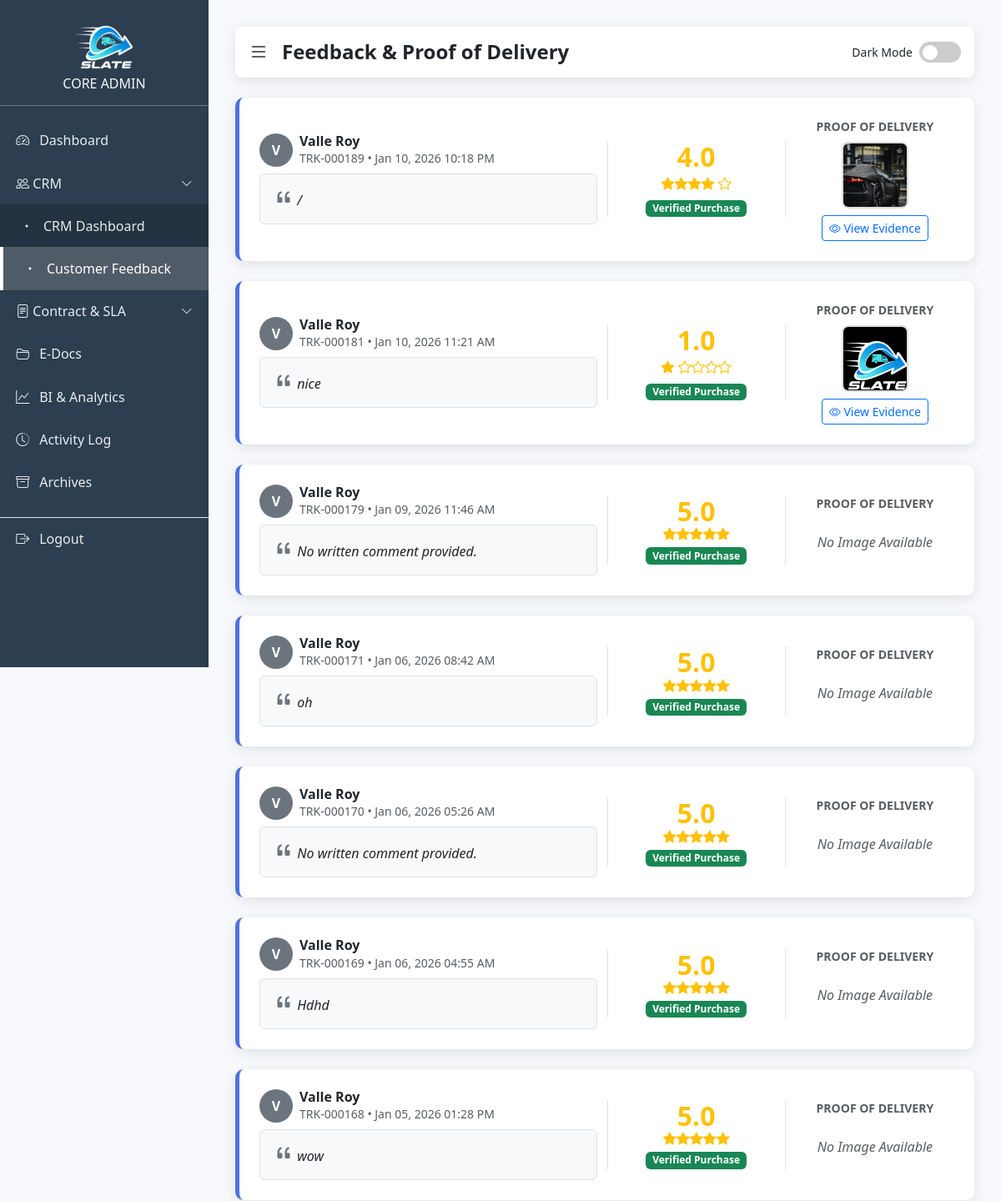
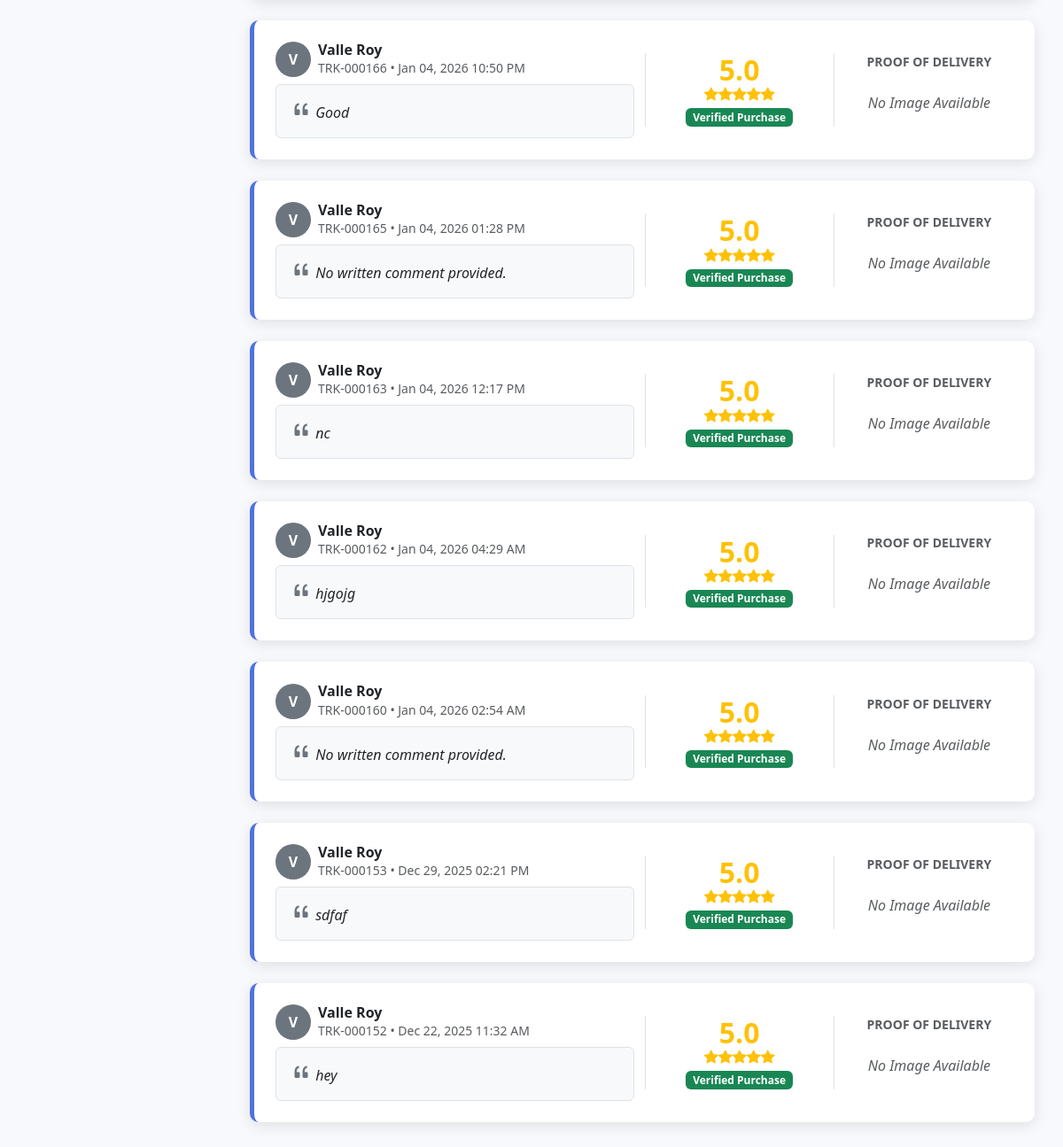
The app's page /customer_feedback.php (signed in), older data (2 pictures, top to bottom).
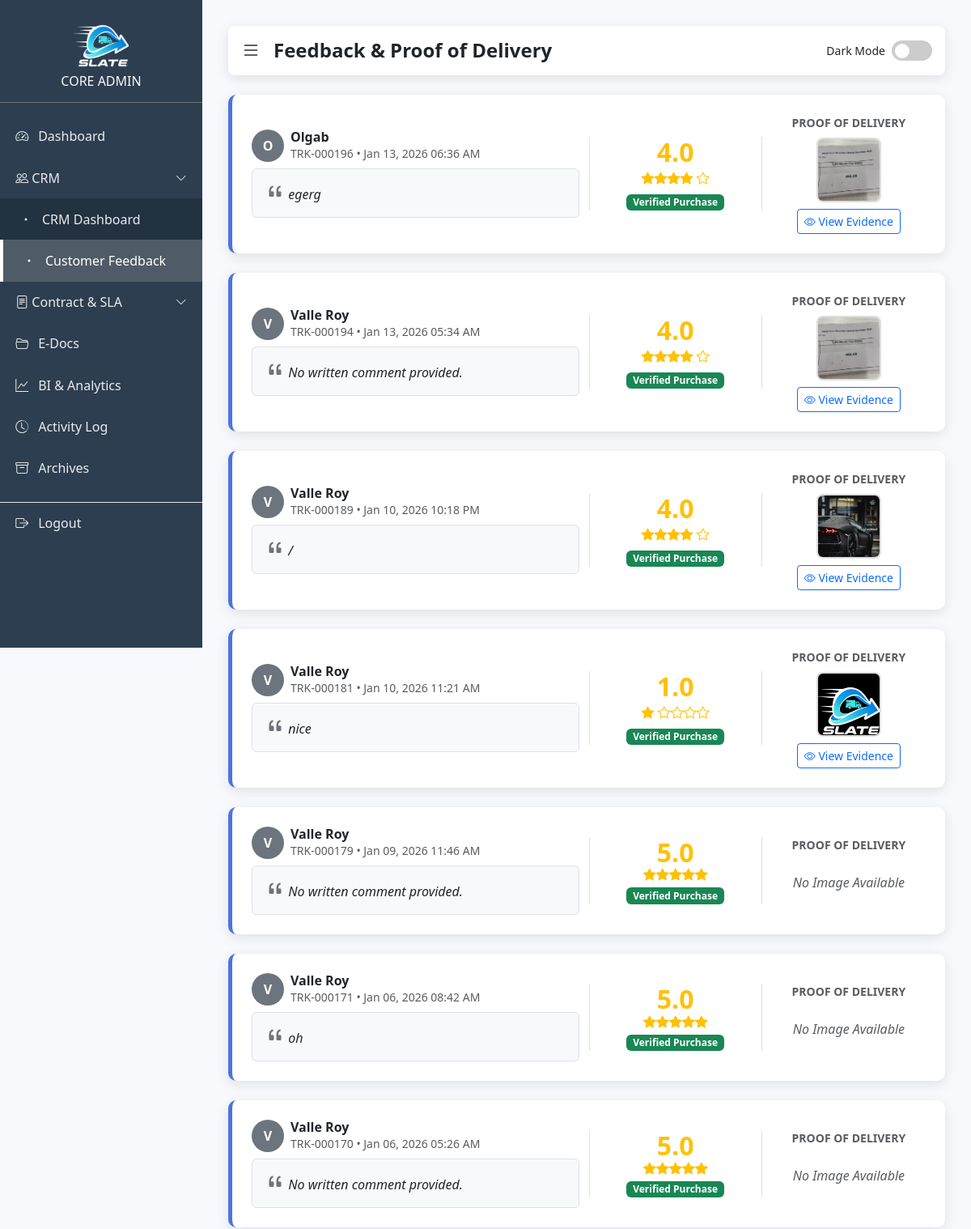
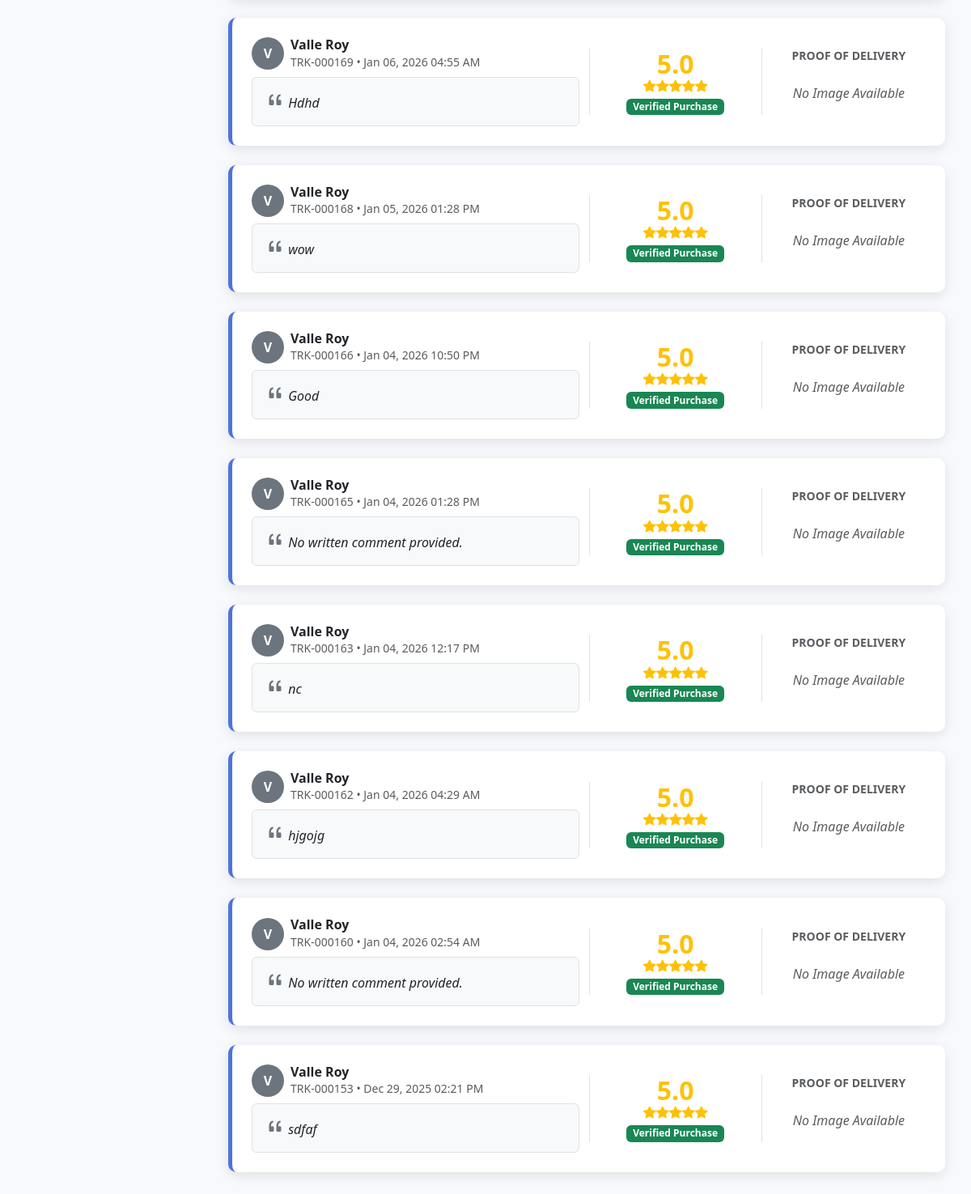
The same page, newer data (2 pictures, top to bottom).
### tables this page shows
CREATE TABLE `shipments` (
  `id` int(11) NOT NULL,
  `contract_number` varchar(50) DEFAULT NULL,
  `user_id` int(11) NOT NULL,
  `sender_name` varchar(100) NOT NULL,
  `sender_contact` varchar(50) DEFAULT NULL,
  `receiver_name` varchar(100) NOT NULL,
  `receiver_contact` varchar(50) DEFAULT NULL,
  `origin_address` varchar(255) DEFAULT NULL,
  `destination_address` varchar(255) DEFAULT NULL,
  `specific_address` text DEFAULT NULL,
  `address` varchar(255) DEFAULT NULL,
  `weight` decimal(10,2) NOT NULL,
  `package_type` varchar(50) DEFAULT NULL,
  `package_description` text NOT NULL,
  `distance_km` decimal(10,2) DEFAULT 0.00,
  `price` decimal(10,2) DEFAULT 0.00,
  `sla_agreement` text DEFAULT NULL,
  `payment_method` varchar(50) DEFAULT 'Unspecified',
  `bank_name` varchar(50) DEFAULT NULL,
  `status` varchar(50) DEFAULT 'Pending',
  `sla_status` enum('Met','Breached','Pending') DEFAULT 'Pending',
  `proof_image` varchar(255) DEFAULT NULL,
  `created_at` timestamp NOT NULL DEFAULT current_timestamp(),
  `ip_address` varchar(45) DEFAULT NULL,
  `ai_estimated_time` varchar(100) DEFAULT 'Calculating...',
  `target_delivery_date` datetime DEFAULT NULL,
  `rating` int(11) DEFAULT 0,
  `feedback_text` text DEFAULT NULL,
  `destination_island` varchar(50) DEFAULT 'Luzon'
);

CREATE TABLE `accounts` (
  `id` int(11) NOT NULL,
  `username` varchar(255) DEFAULT NULL,
  `email` varchar(100) NOT NULL,
  `phone_number` varchar(20) DEFAULT NULL,
  `gender` enum('Male','Female','Other') DEFAULT NULL,
  `password` varchar(255) DEFAULT NULL,
  `profile_image` varchar(255) DEFAULT NULL,
  `role` enum('admin','user') DEFAULT 'user',
  `created_at` timestamp NOT NULL DEFAULT current_timestamp(),
  `otp_hash` varchar(255) DEFAULT NULL,
  `otp_expires_at` datetime DEFAULT NULL,
  `otp_attempts` int(11) DEFAULT 0,
  `last_otp_sent_at` datetime NOT NULL DEFAULT current_timestamp()
);

### customer_feedback.php (the view, shortened to what this page needs)
<?php
include("connection.php");
$sql = "SELECT s.id, s.rating, s.feedback_text, s.proof_image, s.created_at, s.status, a.username, a.username
        FROM shipments s
        JOIN accounts a ON s.user_id = a.id
        WHERE s.rating > 0
        ORDER BY s.created_at DESC";
$result = $conn->query($sql);
?>
<!DOCTYPE html>
<html lang="en">
<head>
  <link href="https://cdn.jsdelivr.net/npm/bootstrap@5.3.3/dist/css/bootstrap.min.css" rel="stylesheet">
  <link rel="stylesheet" href="https://cdn.jsdelivr.net/npm/bootstrap-icons@1.11.3/font/bootstrap-icons.css">
</head>
<body>
  <div class="sidebar" id="sidebar">
    <div>
      <div class="text-center p-3 border-bottom border-secondary">
        <img src="Remorig.png" alt="Logo" style="width: 100px;">
        <h6 class="mt-2 mb-0 text-light">CORE ADMIN</h6>
      </div>
      <nav class="mt-3">
        <a href="admin.php"><i class="bi bi-speedometer2"></i> Dashboard</a>
        <a href="#crmSubmenu" data-bs-toggle="collapse" class="d-flex justify-content-between">
            <span><i class="bi bi-people"></i> CRM</span><i class="bi bi-chevron-down small"></i>
        </a>
        <div class="collapse show" id="crmSubmenu" style="background: rgba(0,0,0,0.2);">
            <a href="CRM.php" class="ps-4"><i class="bi bi-dot"></i> CRM Dashboard</a>
            <a href="customer_feedback.php" class="ps-4 active"><i class="bi bi-dot"></i> Customer Feedback</a>
        </div>
        <a href="#csmSubmenu" data-bs-toggle="collapse" class="d-flex justify-content-between">
            <span><i class="bi bi-file-text"></i> Contract & SLA</span><i class="bi bi-chevron-down small"></i>
        </a>
        <a href="E-Doc.php"><i class="bi bi-folder2-open"></i> E-Docs</a>
        <a href="BIFA.php"><i class="bi bi-graph-up"></i> BI & Analytics</a>
        <a href="activity-log.php"><i class="bi bi-clock-history"></i> Activity Log</a>
        <a href="Archive.php"><i class="bi bi-archive"></i> Archives</a>
        <a href="logout.php" class="border-top mt-3"><i class="bi bi-box-arrow-right"></i> Logout</a>
      </nav>
    </div>
  </div>
  <div class="content" id="mainContent">
    <div class="header">
      <div class="d-flex align-items-center gap-3">
        <i class="bi bi-list fs-4" id="hamburger" style="cursor: pointer;"></i>
        <h4 class="fw-bold mb-0">Feedback & Proof of Delivery</h4>
      </div>
      <div class="theme-toggle-container d-flex align-items-center gap-2">
        <small>Dark Mode</small>
        <label class="theme-switch">
          <input type="checkbox" id="adminThemeToggle"><span class="slider"></span>
        </label>
      </div>
    </div>
    <div class="container-fluid p-0">
      <?php if ($result && $result->num_rows > 0): ?>
        <?php while ($row = $result->fetch_assoc()): ?>
          <div class="review-card">
            <div class="row align-items-center">
              <div class="col-md-6 mb-3 mb-md-0">
                <div class="d-flex align-items-center gap-2 mb-2">
                  <div class="bg-secondary rounded-circle d-flex align-items-center justify-content-center text-white fw-bold" style="width: 40px; height: 40px;">
                    <?= strtoupper(substr($row['username'], 0, 1)) ?>
                  </div>
                  <div>
                    <h6 class="mb-0 fw-bold"><?= htmlspecialchars($row['username']) ?></h6>
                    <small class="text-muted">TRK-<?= str_pad($row['id'], 6, "0", STR_PAD_LEFT) ?> • <?= date("M d, Y h:i A", strtotime($row['created_at'])) ?></small>
                  </div>
                </div>
                <div class="p-3 bg-light rounded border dark-mode-bg">
                  <i class="bi bi-quote fs-4 text-secondary"></i>
                  <span class="fst-italic"><?= htmlspecialchars($row['feedback_text'] ?: 'No written comment provided.') ?></span>
                </div>
              </div>
              <div class="col-md-3 text-center mb-3 mb-md-0 border-start border-end">
                <h2 class="text-warning fw-bold mb-0">
                  <?= $row['rating'] ?>.0
                </h2>
                <div class="text-warning mb-2">
                  <?php for($i=0; $i<$row['rating']; $i++) echo '<i class="bi bi-star-fill"></i>'; ?>
                  <?php for($i=$row['rating']; $i<5; $i++) echo '<i class="bi bi-star"></i>'; ?>
                </div>
                <span class="badge bg-success">Verified Purchase</span>
              </div>
              <div class="col-md-3 text-center">
                <small class="text-muted d-block mb-2 fw-bold text-uppercase">Proof of Delivery</small>
                <?php if(!empty($row['proof_image'])): ?>
                  <img src="uploads/<?= $row['proof_image'] ?>"
                       class="pod-thumbnail"
                       alt="Proof"
                       onclick="viewImage('uploads/<?= $row['proof_image'] ?>')"
                       data-bs-toggle="tooltip"
                       title="Click to Enlarge">
                  <div class="mt-2">
                    <button class="btn btn-sm btn-outline-primary" onclick="viewImage('uploads/<?= $row['proof_image'] ?>')">
                      <i class="bi bi-eye"></i> View Evidence
                    </button>
                  </div>
                <?php else: ?>
                  <div class="text-muted fst-italic py-3">No Image Available</div>
                <?php endif; ?>
              </div>
            </div>
          </div>
        <?php endwhile; ?>
      <?php endif; ?>
    </div>
  </div>
</body>
</html>

### customer_feedback.php (style rules this page uses)
:root { --primary-color: #4e73df; --secondary-color: #f8f9fc; --dark-bg: #1a1a2e; --dark-card: #16213e; --text-light: #f8f9fa; --text-dark: #212529; --border-radius: 0.5rem; --shadow: 0 0.25rem 1rem rgba(0, 0, 0, 0.1); }
body { font-family: 'Segoe UI', system-ui, sans-serif; background-color: var(--secondary-color); color: var(--text-dark); }
.sidebar { width: 250px; height: 100vh; background: #2c3e50; color: white; position: fixed; top: 0; left: 0; display: flex; flex-direction: column; transition: 0.3s; z-index: 1000; }
.content { margin-left: 250px; padding: 2rem; transition: 0.3s; }
.sidebar a { display: flex; align-items: center; gap: 0.75rem; padding: 0.85rem 1.2rem; text-decoration: none; color: rgba(255,255,255,0.9); }
.sidebar a:hover, .sidebar a.active { background: rgba(255,255,255,0.2); border-left: 4px solid #fff; color: white; }
.header { background: white; padding: 1rem; border-radius: var(--border-radius); box-shadow: var(--shadow); margin-bottom: 1.5rem; display: flex; align-items: center; justify-content: space-between; }
.review-card { background: white; border-radius: 10px; padding: 1.5rem; margin-bottom: 1.5rem; box-shadow: var(--shadow); transition: transform 0.2s; border-left: 5px solid var(--primary-color); }
.pod-thumbnail { width: 80px; height: 80px; object-fit: cover; border-radius: 8px; cursor: pointer; border: 2px solid #ddd; }
.theme-switch { width: 50px; height: 25px; position: relative; display: inline-block; }
.slider { position: absolute; cursor: pointer; inset: 0; background-color: #ccc; border-radius: 34px; transition: .4s; }
.slider:before { position: absolute; content: ""; height: 18px; width: 18px; left: 4px; bottom: 3px; background-color: white; border-radius: 50%; transition: .4s; }

Row changes from the older to the newer data that the page shows:
removed shipments: user.username "V", user.username "Valle Roy", id "000152", created_at "Dec 22, 2025 11:32 AM", feedback_text "hey", rating "5", shows "No Image Available"
added shipments: user.username "O", user.username "Olgab", id "000196", created_at "Jan 13, 2026 06:36 AM", feedback_text "egerg", rating "4", proof_image (picture)
added shipments: user.username "V", user.username "Valle Roy", id "000194", created_at "Jan 13, 2026 05:34 AM", feedback_text "No written comment provided.", rating "4", proof_image (picture)
